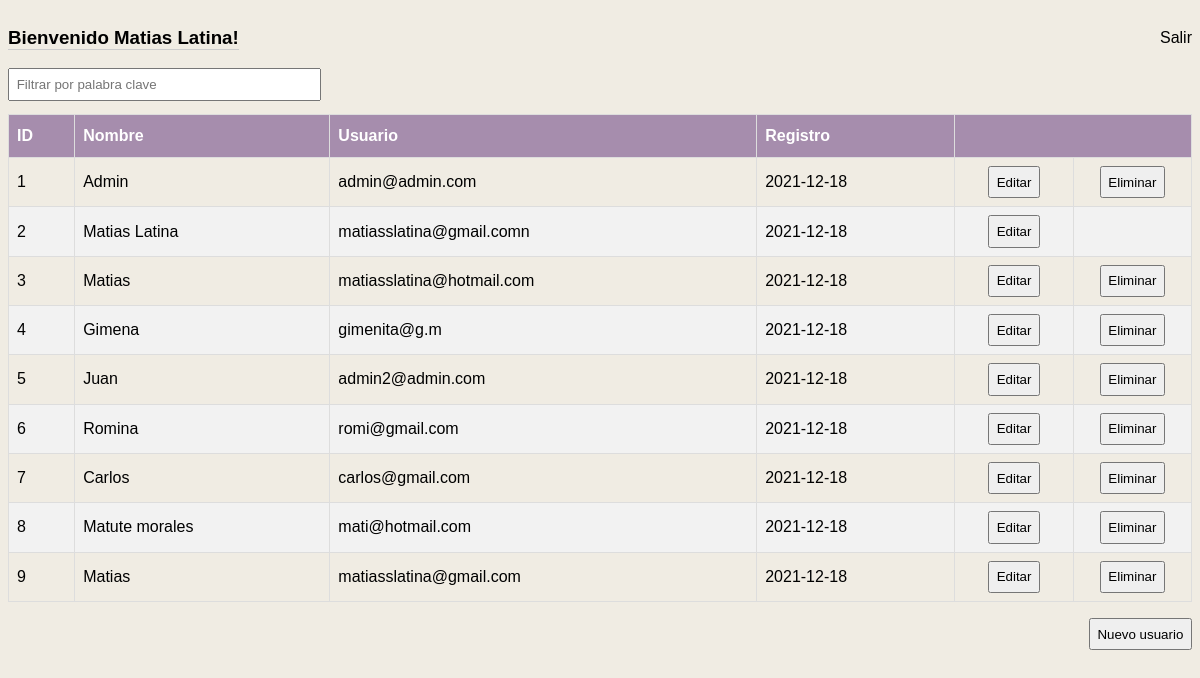
Page /users (signed in) on the committed database.
### tables this page shows
CREATE TABLE `users` (
  `id` int(11) NOT NULL,
  `name` varchar(50) NOT NULL DEFAULT '0',
  `username` varchar(50) NOT NULL DEFAULT '0',
  `pass` varchar(50) NOT NULL DEFAULT '0',
  `passKey` varchar(250) DEFAULT '0',
  `delete` int(1) NOT NULL DEFAULT 0,
  `register_date` date NOT NULL
);

### Views/View.class.php (called while the page is built, shortened)
<?php
class View {
    private function loadTemplate(string $path=NULL, array $data=[])
    {
        extract($data);
        include "templates/$path.template.php";
        return ob_get_clean();
    }
    public function printWelcome(mysqli_result $userAllResult)
    {
        $tableContent=$this->loadTemplate("usersTable",["userAllResult"=>$userAllResult]);
    }
}

### public/index.php (called while the page is built, shortened)
<?php
include_once "../routes/web.php";

### Models/Model.class.php (called while the page is built, shortened)
<?php
class Model{
    protected $conexion=NULL;
    public function __construct()
    {
        if($this->conexion==NULL){
            $this->conexion = mysqli_connect(HOST,USUARIO,PASS) OR die ((ENTORNO=='DES')?mysqli_error($this->conexion):NULL);;
            mysqli_select_db($this->conexion,DB) OR die ((ENTORNO=='DES')?mysqli_error($this->conexion):NULL);
        }
        return $this->conexion;
    }
}

### Models/User.class.php (called while the page is built, shortened)
<?php
class User extends Model{
    public function selectAllUsers(): mysqli_result
    {
        $sql="SELECT * FROM users u WHERE u.delete='0' ";
        $result=mysqli_query($this->conexion,$sql) OR die ((ENTORNO=='DES')?mysqli_error($this->conexion):NULL);;
        return $result;
    }
}

### Views/templates/usersTable.template.php (the view)
<table>
    <thead>
        <th>
            ID
        </th>
        <th>
            Nombre
        </th>
        <th>
            Usuario
        </th>
        <th>
            Registro
        </th>
        <th colspan="2"></th>
    </thead>
    <tbody id="myTable">
        <?php
        while($user=mysqli_fetch_object($userAllResult)){
            ?>
            <tr id="<?=$user->id?>TrTable">
                <td><?=$user->id?></td>
                <td><?=$user->name?></td>
                <td><?=$user->username?></td>
                <td><?=$user->register_date?></td>
                <td style="width: 10%; text-align: center;">
                    <input type="button" onclick="editUserModal(<?=$user->id?>)" value="Editar">
                </td>
                <td style="width: 10%;; text-align: center;">
                <?php
                if($user->id!=$_SESSION['id']){
                    ?>
                    <input type="button" onclick="deleteUser(<?=$user->id?>)" value="Eliminar">
                    <?php
                }
                ?>
                </td>
            </tr>
            <?php
        }
        ?>
    </tbody>
</table>

### rows in the picture
users: id "1", name "Admin", username "admin@admin.com", register_date "2021-12-18"
users: id "2", name "Matias Latina", username "matiasslatina@gmail.comn", register_date "2021-12-18"
users: id "3", name "Matias", username "matiasslatina@hotmail.com", register_date "2021-12-18"
users: id "4", name "Gimena", username "gimenita@g.m", register_date "2021-12-18"
users: id "5", name "Juan", username "admin2@admin.com", register_date "2021-12-18"
users: id "6", name "Romina", username "romi@gmail.com", register_date "2021-12-18"
users: id "7", name "Carlos", username "carlos@gmail.com", register_date "2021-12-18"
users: id "8", name "Matute morales", username "mati@hotmail.com", register_date "2021-12-18"
users: id "9", name "Matias", username "matiasslatina@gmail.com", register_date "2021-12-18"

### other values in the picture
$_SESSION['name'] "Matias Latina"
